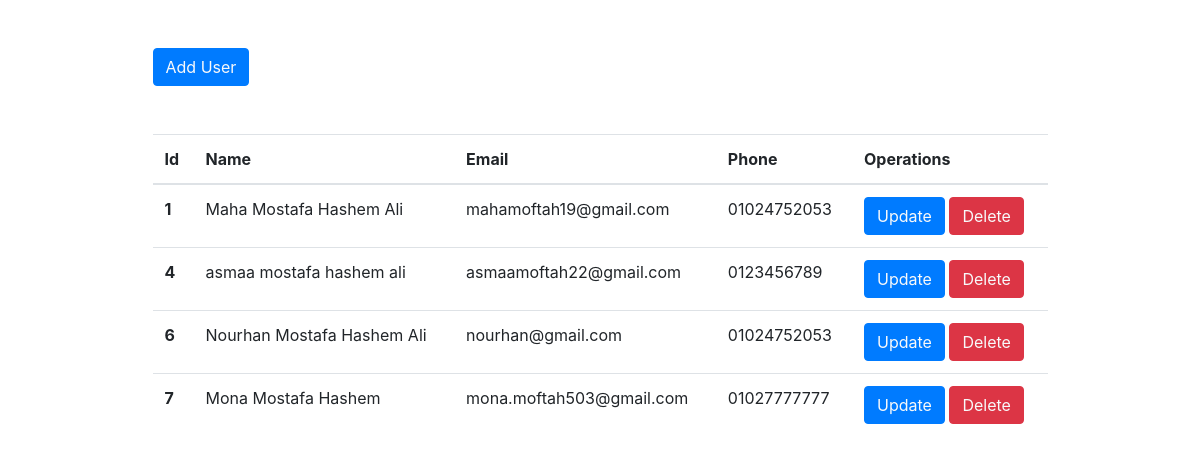
Screenshot of /display.php with the database file from the repository.
### tables this page shows
CREATE TABLE `crud` (
  `id` int(11) NOT NULL,
  `name` varchar(100) NOT NULL,
  `email` varchar(100) NOT NULL,
  `phone` varchar(32) NOT NULL,
  `password` varchar(100) NOT NULL
);

### connection.php (called while the page is built, shortened)
<?php
class Connection{
    function __construct()
    {
        $dsn = 'mysql:host=localhost;dbname=crudoperations';
        $user = 'root';
        $pass = '';
        try {
            $this -> db_conn = new PDO($dsn, $user, $pass);
        }
        catch(PDOException $e){
            echo 'failed '.$e->getMessage() ;
        }
    }
}

### dbhelper.php (called while the page is built, shortened)
<?php
require 'C:\xampp\htdocs\nti\CRUD\connection.php' ;
Class DBHelper{
    public $conn ;
    function __construct()
    {
        $this->conn = new Connection();
        $this->conn = $this -> conn -> db_conn ;
    }
    function allUsers(){
        $query = 'SELECT * FROM crud';
        $result = $this -> conn -> prepare($query);
        $result -> execute();
        $result = $result -> fetchAll();
        return $result ;
    }
}

### display.php (the view, shortened to what this page needs)
<?php
require 'C:\xampp\htdocs\nti\CRUD\dbhelper.php';
$dbhelper = new DBHelper();
$result = $dbhelper -> allUsers();
?>
<!doctype html>
<html lang="en">
<head>
  <link rel="stylesheet" href="https://stackpath.bootstrapcdn.com/bootstrap/4.3.1/css/bootstrap.min.css">
</head>
<body>
  <div class="container">
    <div class="col-sm-10 offset-sm-1">
            <button class="btn btn-primary my-5"><a href="form.php" class="text-light">Add User</a></button>
            <table class="table">
            <thead>
              <tr>
                <th scope="col">Id</th>
                <th scope="col">Name</th>
                <th scope="col">Email</th>
                <th scope="col">Phone</th>
                <th scope="col">Operations</th>
              </tr>
            </thead>
            <tbody>
              <?php foreach ($result as $row) { ?>
                <tr>
                  <th scope="row"><?php echo $row['id']; ?></th>
                  <td><?php echo $row['name']; ?></td>
                  <td><?php echo $row['email']; ?></td>
                  <td><?php echo $row['phone']; ?></td>
                  <td>
                    <button class="btn btn-primary"><a href="update.php?updatedId=<?php echo $row['id']; ?>" class="text-light">Update</a></button>
                    <button class="btn btn-danger"><a href="delete.php?deletedId=<?php echo $row['id']; ?>" class="text-light">Delete</a></button>
                  </td>
                </tr>
              <?php }?>
            </tbody>
          </table>
    </div>
  </div>
</body>
</html>

### rows the page displays
crud: id "1", name "Maha Mostafa Hashem Ali", email "mahamoftah19@gmail.com", phone "01024752053"
crud: id "4", name "asmaa mostafa hashem ali", email "asmaamoftah22@gmail.com", phone "0123456789"
crud: id "6", name "Nourhan Mostafa Hashem Ali", email "nourhan@gmail.com", phone "01024752053"
crud: id "7", name "Mona Mostafa Hashem", email "mona.moftah503@gmail.com", phone "01027777777"
